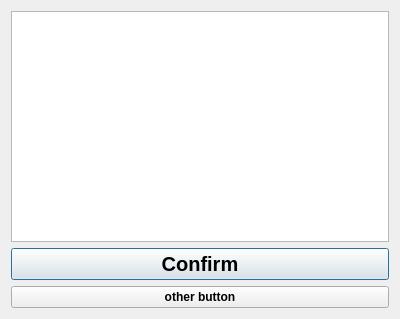
<?xml version="1.0" encoding="UTF-8"?>
<ui version="4.0">
 <class>CustomDialog</class>
 <widget class="QDialog" name="CustomDialog">
  <property name="geometry">
   <rect>
    <x>0</x>
    <y>0</y>
    <width>400</width>
    <height>319</height>
   </rect>
  </property>
  <property name="font">
   <font>
    <weight>75</weight>
    <bold>true</bold>
   </font>
  </property>
  <property name="windowTitle">
   <string>Dialog</string>
  </property>
  <layout class="QVBoxLayout" name="verticalLayout">
   <item>
    <widget class="QTextEdit" name="textEdit"/>
   </item>
   <item>
    <widget class="QPushButton" name="pushButton">
     <property name="font">
      <font>
       <pointsize>15</pointsize>
      </font>
     </property>
     <property name="text">
      <string>Confirm</string>
     </property>
    </widget>
   </item>
   <item>
    <widget class="QPushButton" name="pushButton_2">
     <property name="text">
      <string>other button</string>
     </property>
    </widget>
   </item>
  </layout>
 </widget>
 <resources/>
 <connections/>
</ui>
